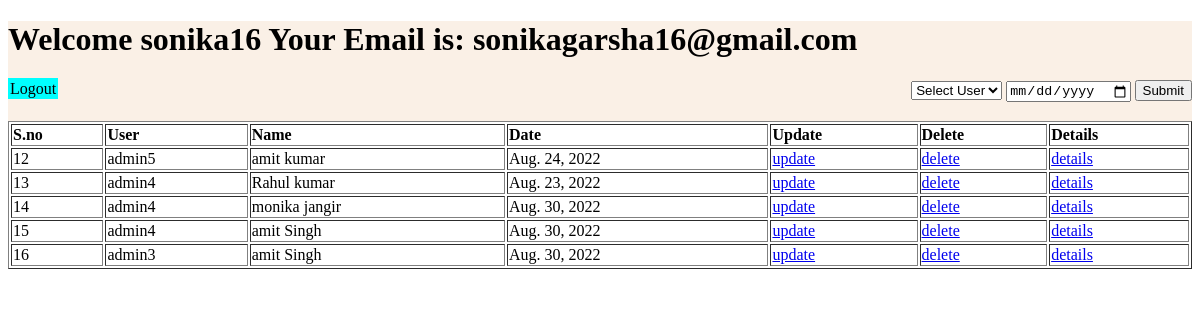
Page /emp/ (signed in) on the committed database.
### myApp/models.py (models this page shows)
class MyApp(models.Model):
    firstname = models.CharField(max_length=255)
    lastname = models.CharField(max_length=255)
    age = models.IntegerField(default=18,null=True,blank=True)
    qualification = models.CharField(max_length=255,default='abc')
    city = models.CharField(max_length=255,blank=True,null=True)
    college = models.CharField(max_length=255,blank=True,null=True)
    user = models.ForeignKey(User, on_delete=models.SET_NULL, null=True, blank=True)
    date = models.DateTimeField(auto_now_add=True, blank=True, null=True)

### myApp/views.py (the view, shortened to what this page needs)
# urls.py: path('emp/', views.emp, name='emp'),
def emp(request):
  if request.method == 'GET':
    if request.user.is_superuser:
      myapps = MyApp.objects.all()
      user_list = User.objects.filter(is_superuser=False)
      template = loader.get_template('emp.html')
      context = {
          'myapps':myapps,
          'user_list':user_list,
      }
      return HttpResponse(template.render(context, request))

### myApp/templates/emp.html (shortened to what this page needs)
<!DOCTYPE html>
<html lang="en">
<head>
</head>
<body>
    <div class="top_part">
        <h1>
            Welcome {{user.username}}
            Your Email is: {{user.email}}
        </h1>
        <div class="left">
            <a href="/logout/">Logout</a>
        </div>
        <div class="right">
            {% if user.is_superuser %}
            <form method="post" action="/emp/" style="float: right;">
                <select name="users">
                    <option value="">Select User</option>
                </select>
            <input placeholder="Select Date" type="date" name="date" value="{{ sdate }}">
                <input type="submit" value="Submit">
            </form>
            {% endif %}
        </div>
    </div>
    <table border="1" width="100%">
    <tr style="text-align:left;">
        <th>S.no</th>
        <th>User</th>
        <th>Name</th>
        <th>Date</th>
        <th>Update</th>
        <th>Delete</th>
        <th>Details</th>
    </tr>
    {% for i in myapps %}
    <tr>
    <td>{{ i.id }}</td>
    <td>{{ i.user }}</td>
    <td>{{ i.firstname }} {{ i.lastname }}</td>
    <td>{{ i.date.date }}</td>
    <td><a href="/update/{{ i.id }}">update</a></td>
    <td><a href="/delete/{{ i.id }}">delete</a></td>
    <td><a href="/details/{{ i.id }}">details</a></td>
    </tr>
    {% endfor %}
    </table>
</body>
</html>

### myApp/templates/emp.html (style rules this page uses)
.top_part { background-color: linen; height: 100px; }
.top_part .left a { background-color:aqua; color: black; text-decoration: none; padding: 2px; }
.left { float: left; }
.right { float: right; }

### rows in the picture
MyApp: id "12", user "admin5", firstname "amit", lastname "kumar", date "Aug. 24, 2022"
MyApp: id "13", user "admin4", firstname "Rahul", lastname "kumar", date "Aug. 23, 2022"
MyApp: id "14", user "admin4", firstname "monika", lastname "jangir", date "Aug. 30, 2022"
MyApp: id "15", user "admin4", firstname "amit", lastname "Singh", date "Aug. 30, 2022"
MyApp: id "16", user "admin3", firstname "amit", lastname "Singh", date "Aug. 30, 2022"

### other values in the picture
{{ user.username }} "sonika16"
{{ user.email }} "sonikagarsha16@gmail.com"
